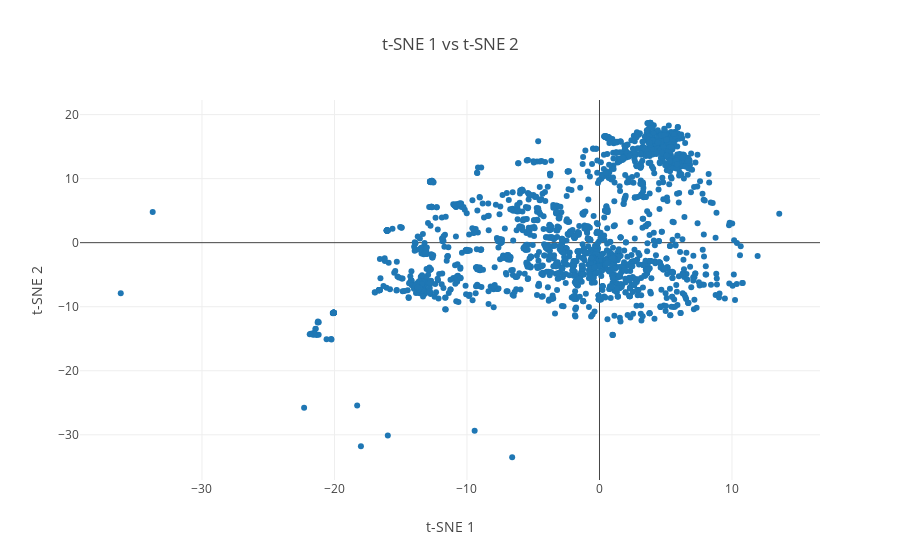

Notebook source saved alongside this figure:
### Code cell
# CNN + LSTM + GLOVE
glove_tsne_embds = TSNE(n_components=2).fit_transform(glove_emds)
plot_words(glove_tsne_embds, 0, 2000, 1)

### Figure 1 — Plotly figure (JSON) as saved in the notebook; plotly's stock layout.template omitted (floating-point values rounded to 4 significant figures; data arrays with more than 128 entries replaced by an {"elided": "..."} marker saying what was removed)
{"data": [{"mode": "markers", "text": {"elided": "2000 str values"}, "type": "scatter", "x": {"elided": "2000 float values"}, "y": {"elided": "2000 float values"}}], "layout": {"hovermode": "closest", "title": "t-SNE 1 vs t-SNE 2", "xaxis": {"title": "t-SNE 1"}, "yaxis": {"title": "t-SNE 2"}}}
